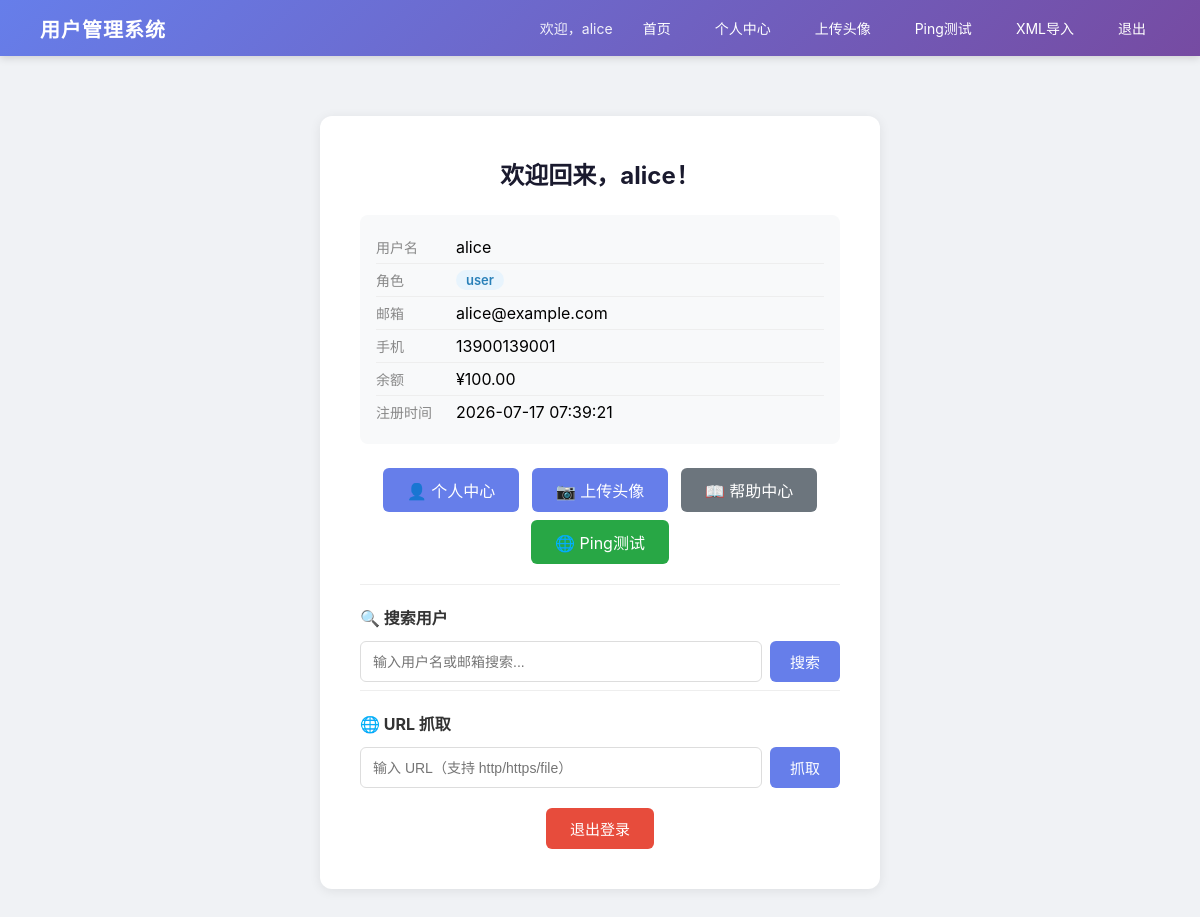
/ (signed in), run on the app's committed database.
### tables this page shows
CREATE TABLE users (
            id INTEGER PRIMARY KEY AUTOINCREMENT,
            username TEXT NOT NULL UNIQUE,
            password_hash TEXT NOT NULL,
            role TEXT NOT NULL DEFAULT 'user',
            email TEXT DEFAULT '',
            phone TEXT DEFAULT '',
            balance REAL DEFAULT 0.0,
            created_at TIMESTAMP DEFAULT CURRENT_TIMESTAMP
        );

### app.py (the view, shortened to what this page needs)
@app.route('/')
def index():
    if 'username' in session:
        user = get_user_info(session['username'])
        if not user:
            session.clear()
            return redirect(url_for('login'))
        keyword = request.args.get('keyword', '')
        results = None
        return render_template('index.html', user=user, results=results, keyword=keyword)
    return render_template('index.html')

### app.py (called while the page is built)
def get_db():
    conn = sqlite3.connect('data/users.db')
    conn.row_factory = sqlite3.Row
    return conn

def generate_csrf_token():
    if 'csrf_token' not in session:
        session['csrf_token'] = secrets.token_hex(16)
    return session['csrf_token']

@app.after_request
def add_security_headers(response):
    response.headers['X-Content-Type-Options'] = 'nosniff'
    response.headers['X-Frame-Options'] = 'DENY'
    response.headers['Referrer-Policy'] = 'strict-origin-when-cross-origin'
    return response

def get_user_info(username):
    conn = get_db()
    c = conn.cursor()
    c.execute("SELECT id, username, role, email, phone, balance, created_at FROM users WHERE username = ?", (username,))
    user = c.fetchone()
    conn.close()
    return dict(user) if user else None

### templates/index.html (shortened to what this page needs)
{% extends "base.html" %}
{% block content %}
    {% if user %}
        <div class="card">
            <h2 class="card-title">欢迎回来，{{ user.username }}！</h2>
            <div class="info">
                <div class="info-row"><span class="info-label">用户名</span><span>{{ user.username }}</span></div>
                <div class="info-row"><span class="info-label">角色</span><span class="badge {{ user.role }}">{{ user.role }}</span></div>
                <div class="info-row"><span class="info-label">邮箱</span><span>{{ user.email or '未设置' }}</span></div>
                <div class="info-row"><span class="info-label">手机</span><span>{{ user.phone or '未设置' }}</span></div>
                <div class="info-row"><span class="info-label">余额</span><span>¥{{ '%.2f'|format(user.balance) }}</span></div>
                <div class="info-row"><span class="info-label">注册时间</span><span>{{ user.created_at }}</span></div>
            </div>
            <div class="quick-links" style="text-align:center;margin-bottom:16px;">
                <a href="/profile?user_id={{ user.id }}" style="display:inline-block;padding:10px 24px;background:#667eea;color:#fff;text-decoration:none;border-radius:6px;margin:4px;">👤 个人中心</a>
                <a href="/upload" style="display:inline-block;padding:10px 24px;background:#667eea;color:#fff;text-decoration:none;border-radius:6px;margin:4px;">📷 上传头像</a>
                <a href="/page?name=help" style="display:inline-block;padding:10px 24px;background:#6c757d;color:#fff;text-decoration:none;border-radius:6px;margin:4px;">📖 帮助中心</a>
                <a href="/ping" style="display:inline-block;padding:10px 24px;background:#28a745;color:#fff;text-decoration:none;border-radius:6px;margin:4px;">🌐 Ping测试</a>
            </div>
            <div class="search-section">
                <h3 style="margin-bottom: 12px; font-size: 16px; color: #333;">🔍 搜索用户</h3>
                <form method="GET" action="/">
                    <div class="search-box">
                        <input type="text" name="keyword" placeholder="输入用户名或邮箱搜索..." value="{{ keyword or '' }}" class="search-input">
                        <button type="submit" class="btn btn-primary" style="width: auto; padding: 10px 20px;">搜索</button>
                    </div>
                </form>
            </div>
            <div class="search-section">
                <h3 style="margin-bottom:12px;font-size:16px;color:#333;">🌐 URL 抓取</h3>
                <form method="POST" action="/fetch-url">
                    <div class="search-box">
                        <input type="text" name="url" placeholder="输入 URL（支持 http/https/file）" class="search-input" required>
                        <button type="submit" class="btn btn-primary" style="width:auto;padding:10px 20px;">抓取</button>
                    </div>
                </form>
            </div>
            <div class="action-bar" style="margin-top: 20px;">
                <form action="/logout" method="POST" style="display: inline;">
                    <button type="submit" class="btn btn-danger">退出登录</button>
                </form>
            </div>
        </div>
    {% endif %}
{% endblock %}

### templates/base.html (shortened to what this page needs)
<!DOCTYPE html>
<html lang="zh-CN">
<head>
    <link rel="stylesheet" href="/static/css/style.css">
</head>
<body>
    <nav class="navbar">
        <div class="nav-brand">用户管理系统</div>
        <div class="nav-menu">
            {% if session.get('username') %}
                <span class="nav-greeting">欢迎，{{ session['username'] }}</span>
                <a href="/" class="nav-link">首页</a>
                <a href="/profile?user_id={{ session['user_id'] }}" class="nav-link">个人中心</a>
                <a href="/upload" class="nav-link">上传头像</a>
                <a href="/ping" class="nav-link">Ping测试</a>
                <a href="/xml-import" class="nav-link">XML导入</a>
                <a href="/logout-page" class="nav-link">退出</a>
            {% else %}
                <a href="/login" class="nav-link">登录</a>
                <a href="/register" class="nav-link">注册</a>
            {% endif %}
        </div>
    </nav>
    <main class="container">
        {% block content %}{% endblock %}
    </main>
</body>
</html>

### static/css/style.css (style rules this page uses)
* { margin:0; padding:0; box-sizing:border-box; }
body { font-family:-apple-system,BlinkMacSystemFont,"Segoe UI",Roboto,sans-serif; background:#f0f2f5; min-height:100vh; }
.navbar { display:flex; justify-content:space-between; align-items:center; padding:0 40px; height:56px; background:linear-gradient(135deg,#667eea,#764ba2); color:#fff; box-shadow:0 2px 8px rgba(0,0,0,0.15); }
.nav-brand { font-size:20px; font-weight:700; letter-spacing:1px; }
.nav-menu { display:flex; align-items:center; gap:16px; }
.nav-greeting { font-size:14px; opacity:0.9; }
.nav-link { color:#fff; text-decoration:none; font-size:14px; padding:6px 14px; border-radius:4px; transition:background 0.2s; }
.container { max-width:600px; margin:60px auto; padding:0 20px; }
.card { background:#fff; border-radius:12px; box-shadow:0 2px 12px rgba(0,0,0,0.08); padding:40px; }
.card-title { font-size:24px; color:#1a1a2e; margin-bottom:24px; text-align:center; }
.info { background:#f8f9fa; padding:16px; border-radius:8px; margin-bottom:20px; }
.info-row { display:flex; padding:6px 0; border-bottom:1px solid #eee; }
.info-row:last-child { border-bottom:none; }
.info-label { width:80px; color:#888; font-size:14px; flex-shrink:0; }
.badge { display:inline-block; padding:2px 10px; border-radius:10px; font-size:13px; font-weight:600; }
.badge.user { background:#e8f4fd; color:#2980b9; }
.btn { display:inline-block; padding:10px 24px; border:none; border-radius:6px; font-size:15px; cursor:pointer; text-decoration:none; text-align:center; transition:background 0.2s; }
.btn-primary { width:100%; background:#667eea; color:#fff; }
.btn-danger { background:#e74c3c; color:#fff; }
.search-section { margin-top:8px; padding-top:20px; border-top:1px solid #eee; }
.search-box { display:flex; gap:8px; }
.search-input { flex:1; padding:10px 12px; border:1.5px solid #ddd; border-radius:6px; font-size:14px; transition:border-color 0.2s; }
.action-bar { text-align:center; }

### data on the page
users: username "alice", role "user", email "alice@example.com", phone "13900139001", balance "100.00", created_at "2026-07-17 07:39:21"
